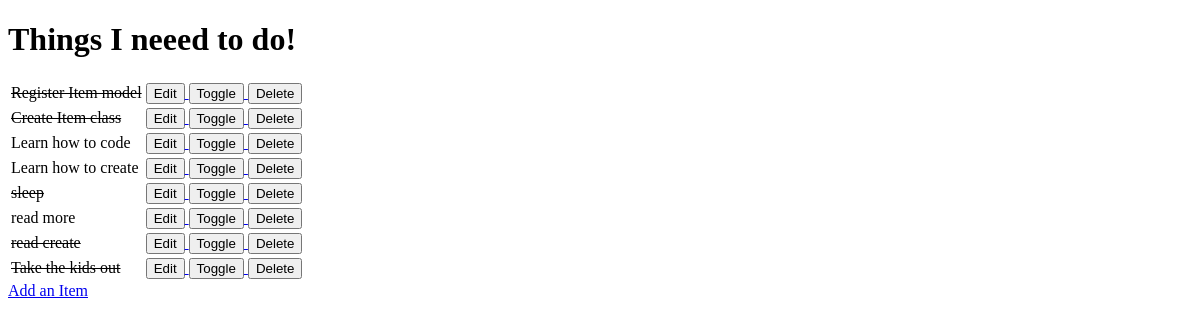
Before: / with the older database file.
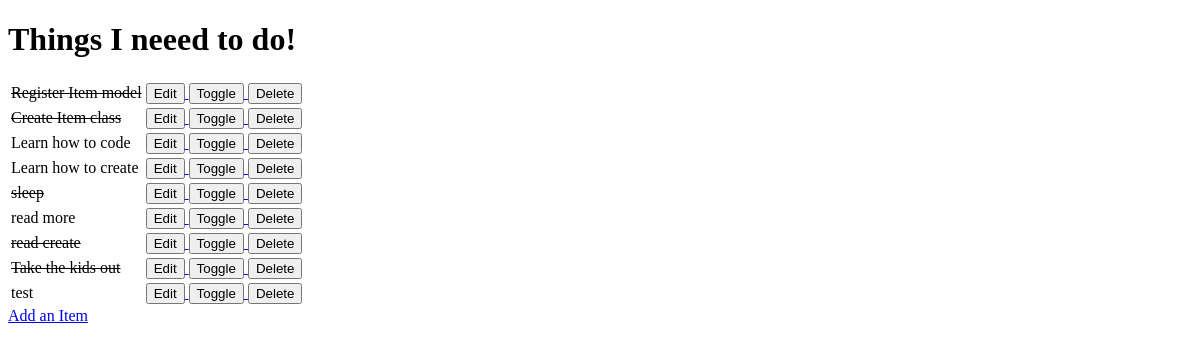
After: the same page with the newer database file.
### todo/models.py (models this page shows, shortened)
class Items(models.Model):
    name = models.CharField(max_length=50, null=False, blank=False)
    done = models.BooleanField(null=False, blank=False, default=False)

### todo/views.py (the view)
# urls.py: path('', views.todo, name='todo'),
def todo(request):
    items = Items.objects.all()
    context = {
        "items": items
    }
    return render(request, 'todo/todo_list.html', context)

### todo/templates/todo/todo_list.html (shortened to what this page needs)
<!DOCTYPE html>
<html lang="en">
<head>
</head>
<body>
    <h1>Things I neeed to do!</h1>
    <table>
        {% for item in items %}
            <tr>
                {% if item.done %}
                    <td><strike>{{ item.name }}</strike></td>
                {% else %}
                    <td>{{ item.name }}</td>
                {% endif %}
                <td>
                    <a href="/edit/{{ item.id }}">
                        <button>Edit</button>
                    </a>
                    <a href="/toggle/{{ item.id }}">
                        <button>Toggle</button>
                    </a>
                    <a href="/delete/{{ item.id }}">
                        <button>Delete</button>
                    </a>
                </td>
            </tr>
            {% empty %}
            <tr><td>You have nothing to do</td></tr>
        {% endfor %}
    </table>
    <a href="/add">Add an Item</a>
</body>
</html>

Changed rows visible on the page:
added Items: name "test"
